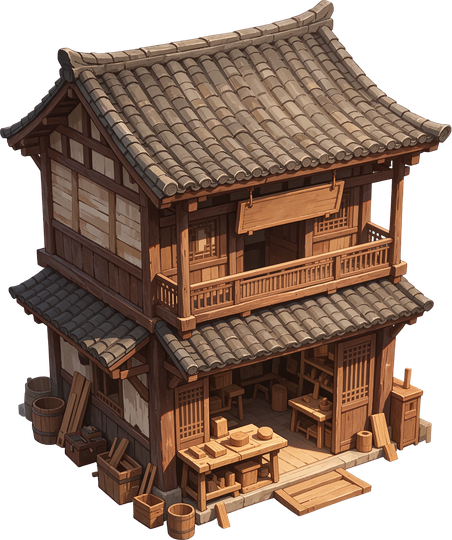
#> input picture src/photo-prototype/assets/scene2/shop.png, 452 x 540 px, found by its file name
$ python prepare_sunset_assets.py
#> lines starting #> are read from the running program, lines starting #| are printed output that depends on the picture; after the words box and inside, x2 and y2 are one past the last pixel; in counts of white or black regions, pixels touching at a corner belong together
"""Offline asset adaptation for SUNSET-SAMPLE-01. No downloads or model calls.
Original reference/generated files are read-only. Production images are separated
materials/sprites, not whole-scene background plates. Pillow is already installed.
"""
import hashlib
import json
import math
import random
from pathlib import Path
from PIL import Image, ImageDraw, ImageEnhance, ImageFilter, ImageOps

ROOT = Path(__file__).resolve().parents[1]
RAW = ROOT / 'reference/generated'
OUT = ROOT / 'src/rendering/phaser/assets/sunset-sample-v1'
OUT.mkdir(parents=True, exist_ok=True)
R = Image.Resampling.LANCZOS
sources = {}
outputs = {}

def source(name):
#> called with name = 'shop.png'
    path = RAW / name
    sources[str(path.relative_to(ROOT)).replace('\\', '/')] = hashlib.sha256(path.read_bytes()).hexdigest()
    return Image.open(path).convert('RGBA')
#> returned value is the input picture: PIL image 452x540 RGBA; mean R, G, B, A 80.4, 58.5, 45.2, 176.6
#> call 2 of source, with name = 'tea.png'
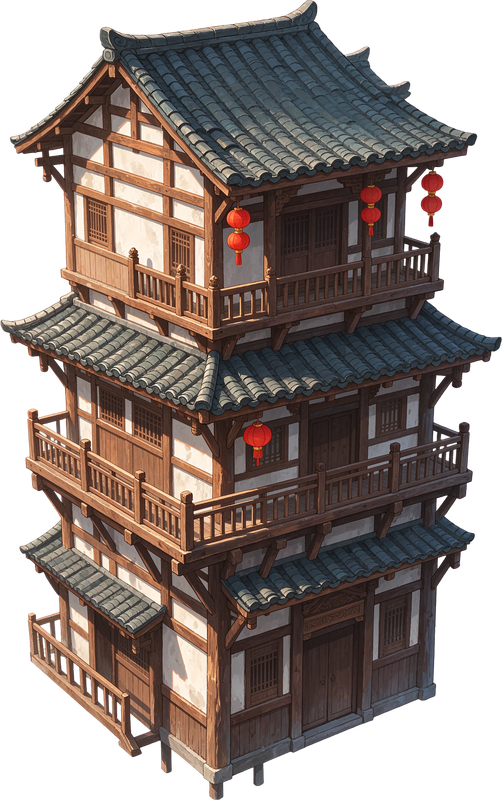
#> input picture src/photo-prototype/assets/scene2/tea.png, 502 x 800 px, found by its file name
#> in source, returned value is the input picture: PIL image 502x800 RGBA; mean R, G, B, A 70.3, 58.2, 53.3, 175
#> call 3 of source, with name = 'slab.png'
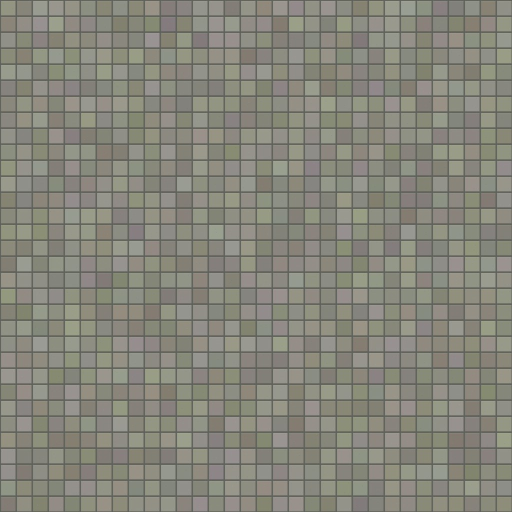
#> input picture src/photo-prototype/assets/scene2/slab.jpg, 1024 x 1024 px, given in place of slab.png, which was not available (shown at 1/2 size)
#> call 4 of source, with name = 'scene2_plates/room_shop.jpg'
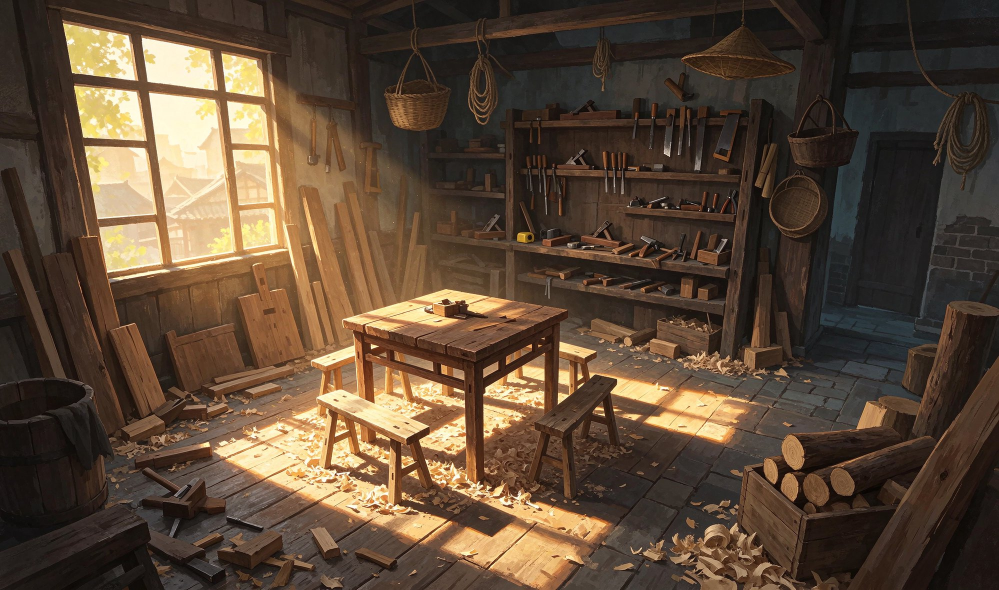
#> input picture src/photo-prototype/assets/scene2/room_shop.jpg, 1998 x 1180 px, found by its file name (shown at 1/2 size)
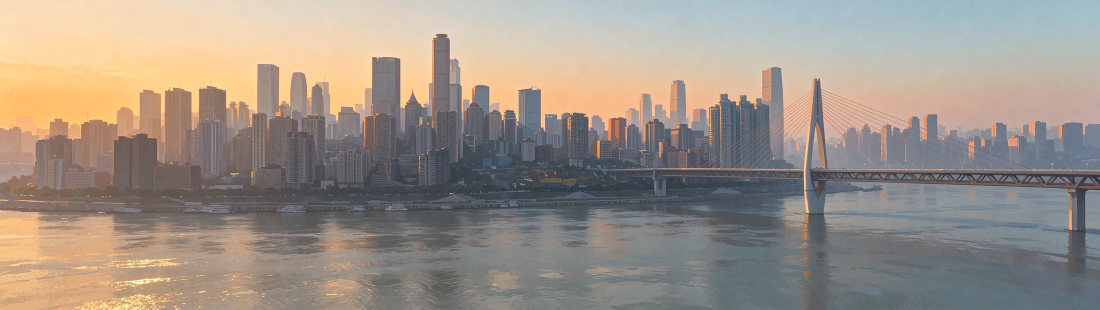
#> input picture src/photo-prototype/assets/scene2/far_city.jpg, 2200 x 620 px, given in place of far_city.png, which was not available (shown at 1/2 size)

def save(image, name):
    path = OUT / name
    image.save(path, quality=88, method=6)
    outputs[name] = {'width':image.width,'height':image.height,'bytes':path.stat().st_size,'sha256':hashlib.sha256(path.read_bytes()).hexdigest()}
    return image

def quad(image, points, size):
    # Pillow QUAD order: top-left, bottom-left, bottom-right, top-right.
#> called with size = (840, 260)
    tl, tr, br, bl = points
    return image.transform(size, Image.Transform.QUAD, (*tl,*bl,*br,*tr), Image.Resampling.BICUBIC)
#> returned value: PIL image 840x260 RGBA

def color(image, tint, opacity):
#> called with tint = (100, 105, 105), opacity = 0.08
    layer = Image.new('RGBA', image.size, (*tint, round(255*opacity)))
    alpha = image.getchannel('A')
    image = Image.alpha_composite(image.convert('RGBA'), layer)
    image.putalpha(alpha)
    return image

def patch(canvas, texture, box):
    x,y,w,h = map(round,box)
    canvas.alpha_composite(texture.resize((w,h), R), (x,y))

shop = source('shop.png')
tea = source('tea.png')
slab = source('slab.png')
room = source('scene2_plates/room_shop.jpg')
city = source('far_city.png')

# Straighten the existing roof slope and facade/window components, discarding
# their large oblique side faces so the playable projection remains orthographic.
roof = quad(tea, [(323,139),(747,79),(1104,351),(589,438)], (840,260))
roof = color(ImageEnhance.Color(roof).enhance(.6), (100,105,105), .08)
window = quad(shop, [(558,706),(700,674),(700,845),(553,883)], (160,200))
#> in quad (call 2), `return image.transform(size, Image.Transform.QUAD, (*tl,*bl,*br,*tr), ..`: returned value: PIL image 160x200 RGBA; every value is 0
plaster = quad(tea, [(217,379),(306,416),(306,501),(217,468)], (160,140))
# Sample only material: exclude the source's beams, sign frame and metal hooks.
# Repeating the whole signboard makes floors look like rows of doors.
plaster = plaster.crop((25,68,86,119)).resize((160,140),R)
wood = quad(shop, [(741,617),(1036,552),(1032,624),(743,684)], (420,100))
#> in quad (call 4), `return image.transform(size, Image.Transform.QUAD, (*tl,*bl,*br,*tr), ..`: returned value: PIL image 420x100 RGBA; every value is 0
wood = wood.crop((65,62,350,94)).resize((420,100),R)
wood = ImageEnhance.Brightness(ImageEnhance.Color(wood).enhance(.65)).enhance(.88)
wood = color(wood,(110,103,83),.08)
#> in color (call 2), `alpha = image.getchannel('A')`: alpha: PIL image 420x100 L; every value is 0
wood_floor = Image.new('RGBA',(512,512),(95,69,46,255))
for i in range(8):
    board=wood.rotate(90,expand=True).resize((64,512),R)
    if i%2: board=ImageOps.mirror(board)
    if i%3: board=ImageOps.flip(board)
    board=ImageEnhance.Brightness(board).enhance(.86+(i%3)*.065)
    wood_floor.alpha_composite(board,(i*64,0))
d=ImageDraw.Draw(wood_floor)
for i in range(9):
    d.line((i*64,0,i*64,512),fill=(38,31,26,210),width=2)
for i in range(8):
    y=(i*139)%400+70
    d.line((i*64,y,(i+1)*64,y),fill=(41,31,22,190),width=2)
save(wood_floor,'timber-floor.webp')
save(wood,'timber-grain.webp')
save(plaster,'lime-plaster.webp')
save(window,'lattice-window.webp')
save(roof,'roof-tiles.webp')

# Rotate the diamond paving back to orthographic rows, then mirror small edges
# across a 2x2 tile. Nothing in this image defines a new walking route.
paving=slab.rotate(45, resample=Image.Resampling.BICUBIC,expand=True)
cx,cy=paving.width//2,paving.height//2
#> cx = 725; cy = 725
paving=paving.crop((cx-480,cy-360,cx+480,cy+360)).resize((384,288),R)
#> paving: PIL image 384x288 RGBA
paving=ImageEnhance.Color(paving).enhance(.62)
paving=color(paving,(190,172,140),.13)
seamless=Image.new('RGBA',(768,576))
#> seamless: PIL image 768x576 RGBA; every value is 0
seamless.alpha_composite(paving,(0,0));seamless.alpha_composite(ImageOps.mirror(paving),(384,0))
seamless.alpha_composite(ImageOps.flip(paving),(0,288));seamless.alpha_composite(ImageOps.flip(ImageOps.mirror(paving)),(384,288))
save(seamless,'stone-paving.webp')
# Isolated skyline, excluding the bridge and water which would undermine the
# existing photography puzzle. It is only outside the upper map's walk bounds.
sky=city.crop((0,0,1190,343)).resize((1190,343),R)
sky=color(sky,(170,171,155),.22)
#> in color (call 4), `alpha = image.getchannel('A')`: alpha: PIL image 1190x343 L; every value is 255
save(sky,'city-haze.webp')

# Front-ground anchor is (450, 548); physical facade occupies x30..870. The
# textured roof is compressed directly above the wall, never an isometric box.
for variant in ['guide','workshop','gallery']:
    im=Image.new('RGBA',(900,560))
    facade=Image.new('RGBA',(840,284),(126,103,76,255))
    for x in range(0,840,160):
        for y in range(0,284,140):
            facade.alpha_composite(plaster,(x,y))
    facade=color(facade, (103,77,53) if variant=='workshop' else (151,129,93), .24)
    im.alpha_composite(facade,(30,264))
    d=ImageDraw.Draw(im)
    # Subtle thin side face stays within the footprint's visual allowance.
    d.polygon([(870,264),(889,250),(889,541),(870,548)],fill=(57,47,36,255))
    for x in [30,205,377,506,681,852]:
        patch(im,wood.rotate(90,expand=True),(x,264,18,280))
        d.line((x,264,x,542),fill=(177,136,83,255),width=2)
    for y in [273,448,525]:
        patch(im,wood,(30,y,840,15 if y!=525 else 23))
    for x in [71,245,546,720]:
        patch(im,window,(x,311,100,115))
        d.line((x,430,x+100,430),fill=(183,139,82,255),width=3)
    # Open playable doorway, not copied from a perspective painting. Gallery
    # has a real solid shutter instead, since there is no entrance target there.
    if variant!='gallery':
        d.rectangle((391,366,510,548),fill=(27,27,24,255))
        d.polygon([(399,540),(495,540),(473,499),(411,499)],fill=(103,79,48,255))
        for x in [384,510]:
            patch(im,wood.rotate(90,expand=True),(x,350,12,198))
        patch(im,wood,(384,351,138,14))
        d.rectangle((399,369,404,536),fill=(131,94,49,255))
        d.rectangle((394,542,511,548),fill=(204,176,119,255))
        # blank sign receives the existing building name as real game text.
        patch(im,wood,(345,288,210,49))
        d.rectangle((349,292,552,330),outline=(200,165,107,255),width=2)
    else:
        patch(im,window,(390,313,126,183))
    # Preserve cross-floor identity marker of the guide building.
    if variant=='guide':
        d.rectangle((208,296,216,437),fill=(131,174,165,255))
        d.rectangle((210,296,213,437),fill=(214,217,190,255))
    if variant=='workshop':
        for y in [365,375]:
            d.line([(213,y),(222,y-5),(231,y),(240,y-5),(249,y)], fill=(198,175,118,255),width=3)
    # Roof plane with gently swept edges and a physical timber eave.
    roof_layer=roof.resize((900,270),R)
    mask=Image.new('L',roof_layer.size)
    ImageDraw.Draw(mask).polygon([(43,17),(851,17),(877,4),(877,33),(899,253),(894,269),(6,269),(0,251),(24,33),(22,5)],fill=255)
    roof_layer.putalpha(mask)
    im.alpha_composite(roof_layer,(0,0))
    d=ImageDraw.Draw(im)
    d.line([(24,16),(48,25),(850,25),(876,15)],fill=(156,149,122,255),width=7)
    d.line([(6,267),(894,267)],fill=(49,42,31,255),width=8)
    d.line([(6,270),(894,270)],fill=(146,112,70,255),width=3)
    # Roof shade on wall; no floating detached shadow sprites.
    shade=Image.new('RGBA',im.size)
    sd=ImageDraw.Draw(shade)
    for y in range(276,311):
        sd.line((30,y,870,y),fill=(20,27,28,round(80*(1-(y-276)/35))))
    im=Image.alpha_composite(im,shade)
    save(im,f'{variant}-building.webp')
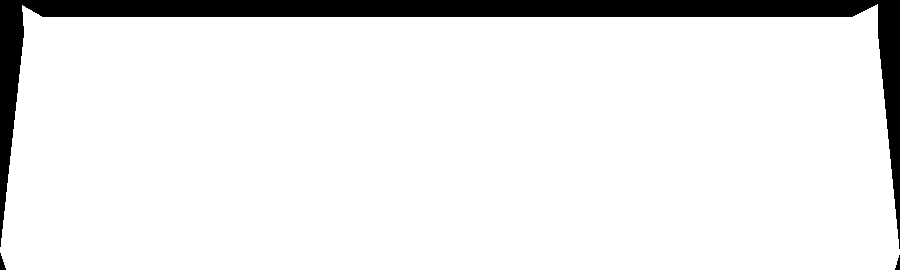
#> mask: PIL image 900x270 L; 91.4% white; 3 black regions, box (x1, y1, x2, y2) and area: (0, 0, 900, 249) 20807, (0, 253, 6, 270) 57, (895, 255, 900, 270) 43
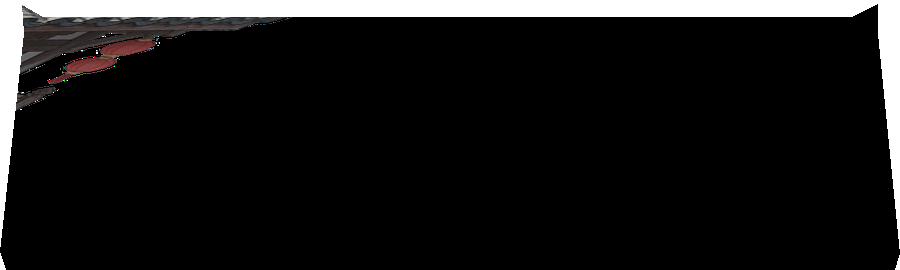
#> roof_layer: PIL image 900x270 RGBA; mean R, G, B, A 5, 4.5, 4.5, 233.1; transparent parts drawn white
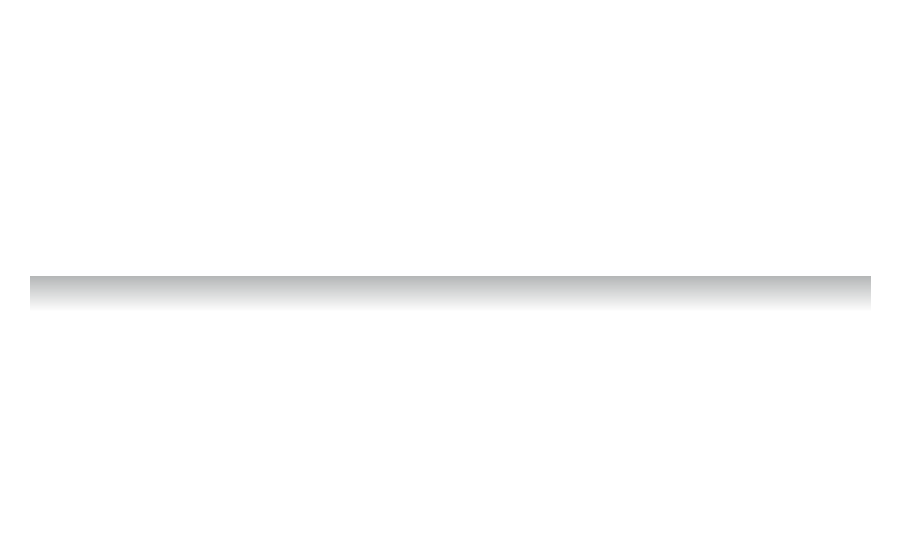
#> shade: PIL image 900x560 RGBA; mean R, G, B, A 1.2, 1.6, 1.6, 2.4; transparent parts drawn white

# Rectified window from the existing room painting. No tools or new story props.
interior_window=quad(room,[(121,35),(541,98),(576,510),(211,551)],(256,280))
save(interior_window,'sunlit-window.webp')
# A reading desk exactly sized by the real collision footprint in the renderer.
desk=Image.new('RGBA',(460,230))
patch(desk,wood,(8,10,444,139))
d=ImageDraw.Draw(desk)
d.polygon([(8,149),(452,149),(452,168),(8,168)], fill=(80,51,30,255))
d.line((9,12,449,12),fill=(201,158,92,255),width=4)
for x in [22,421]:
    patch(desk,wood.rotate(90,expand=True),(x,158,19,64))
    d.line((x,159,x,222),fill=(169,123,70,255),width=2)
# Books are already part of the existing reading area, no new interaction.
for x,y,w,h,c in [(40,55,60,44,(57,75,70,255)),(310,37,70,49,(108,64,43,255)),(316,28,62,41,(168,146,105,255))]:
    d.rectangle((x,y,x+w,y+h),fill=(40,31,22,255))
    d.rectangle((x+1,y+1,x+w-2,y+h-5),fill=c)
    d.line((x+4,y+h-4,x+w-4,y+h-4),fill=(191,170,124,255),width=3)
d.polygon([(150,49),(205,45),(218,51),(274,47),(272,112),(218,118),(206,112),(149,116)],fill=(217,200,155,255))
d.line((215,51,215,114),fill=(142,115,72,255),width=2)
for y in range(61,104,9):
    d.line((160,y,199,y-1),fill=(148,130,92,255),width=1)
    d.line((230,y,262,y-2),fill=(148,130,92,255),width=1)
save(desk,'reading-desk.webp')

# Small hand-painted sprite sheet, preserving the current protagonist's dark
# hair, teal jacket, dark trousers and tan backpack. Not an image-model output.
S=4
atlas=Image.new('RGBA',(96*4*S,80*S))
for i,direction in enumerate(['down','up','left','right']):
    im=Image.new('RGBA',(96*S,80*S))
    d=ImageDraw.Draw(im)
    def ellipse(box,fill): d.ellipse(tuple(round(v*S) for v in box),fill=fill)
    def polygon(points,fill): d.polygon([(round(x*S),round(y*S)) for x,y in points],fill=fill)
    def line(points,fill,width=1): d.line([(round(x*S),round(y*S)) for x,y in points],fill=fill,width=max(1,round(width*S)))
    side=direction in ['left','right']
    # Both foot contacts stay on y=76, the runtime's unmodified foot position.
    polygon([(37,50),(47,49),(46,72),(39,74)],(43,47,48,255))
    polygon([(48,49),(58,50),(57,73),(49,74)],(36,42,45,255))
    ellipse((35,70,47,76),(39,35,29,255));ellipse((49,70,61,76),(34,34,29,255))
    line([(37,74),(45,74)],(118,107,84,255))
    line([(51,74),(59,74)],(105,99,82,255))
    polygon([(37,27),(56,27),(61,53),(35,54)],(46,86,83,255))
    polygon([(38,28),(44,27),(43,52),(36,52)],(88,123,110,255))
    polygon([(56,29),(60,34),(61,52),(56,52)],(31,62,63,255))
    polygon([(37,29),(32,32),(30,49),(36,50),(40,34)],(60,102,92,255))
    polygon([(56,30),(60,32),(64,48),(58,50),(54,35)],(39,76,75,255))
    ellipse((30,47,36,53),(186,151,111,255));ellipse((58,47,64,53),(178,138,102,255))
    ellipse((37,6,58,29),(43,40,34,255))
    if direction!='up':
        ellipse((38,10,57,30),(190,153,110,255))
        ellipse((39,11,51,25),(218,182,133,255))
        polygon([(37,16),(38,8),(44,4),(54,7),(59,13),(54,17),(50,12),(45,16),(40,17)],(44,41,34,255))
        line([(39,11),(44,7),(52,9)],(102,88,59,255),1.5)
        if direction=='down':
            line([(42,21),(44,21)],(43,41,34,255),1.1)
            line([(51,21),(53,21)],(43,41,34,255),1.1)
            line([(47,23),(46,25),(49,25)],(161,122,81,255),.7)
            line([(45,27),(50,27)],(135,93,69,255),.7)
            line([(45,30),(48,33),(51,30)],(160,174,144,255),1.2)
            line([(48,34),(48,50)],(27,58,59,255),1)
        else:
            # Draw the right profile then mirror for left to keep identity exact.
            polygon([(49,10),(55,14),(58,20),(61,22),(57,24),(55,29),(47,28)],(204,166,120,255))
            ellipse((39,10,52,28),(45,42,34,255))
            ellipse((48,19,52,24),(174,132,94,255))
            line([(55,20),(57,20)],(45,40,31,255),1)
            polygon([(34,32),(40,31),(42,47),(35,49)],(128,109,75,255))
            if direction=='left': im=ImageOps.mirror(im)
    else:
        ellipse((37,7,58,29),(42,41,35,255))
        line([(39,14),(40,10),(44,7),(53,9)],(101,90,61,255),1.1)
        polygon([(39,31),(56,31),(58,49),(38,49)],(126,108,76,255))
        polygon([(41,33),(55,33),(54,45),(40,45)],(155,133,90,255))
        line([(39,31),(39,49),(56,49)],(75,66,48,255),1)
    atlas.alpha_composite(im,(i*96*S,0))
save(atlas.resize((384,80),R),'traveller-directions.webp')

manifest={
    'task':'SUNSET-SAMPLE-01','date':'2026-11-23',
    'approval':'User chose existing-asset adaptation after ImageGen HTTP 403. upper + guide2 only; existing projection and logic retained.',
#> (the run stopped early here; a loop or call above may not have finished)
